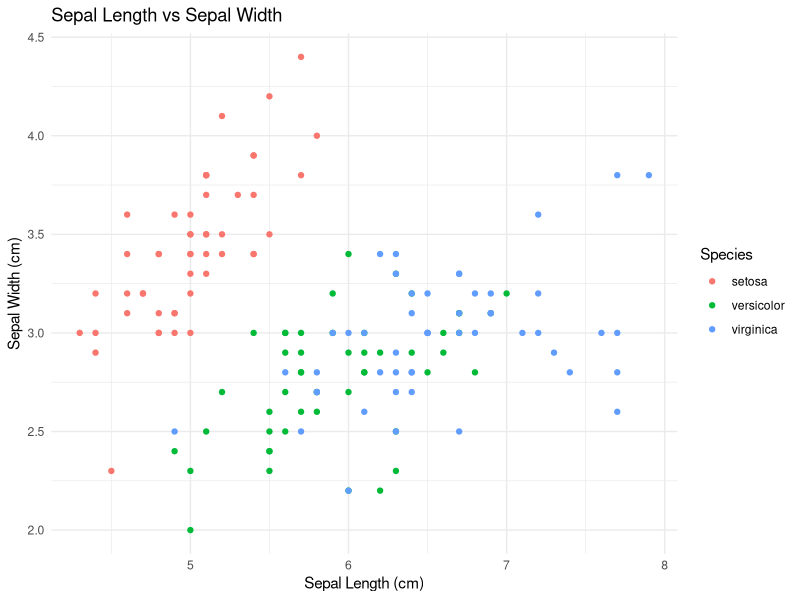
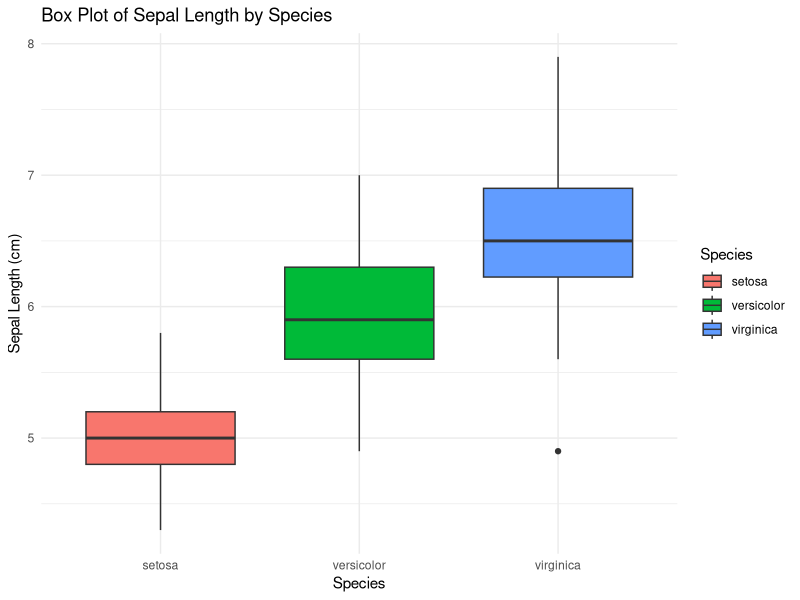
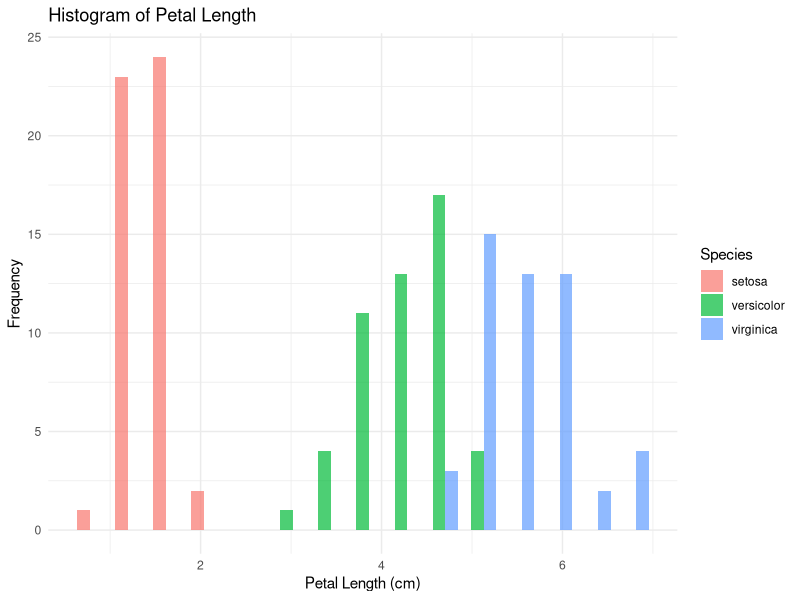
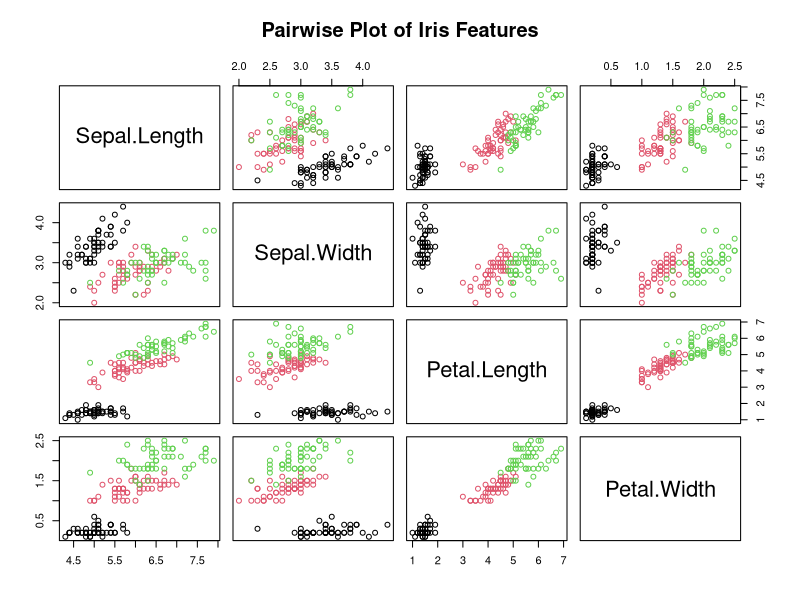
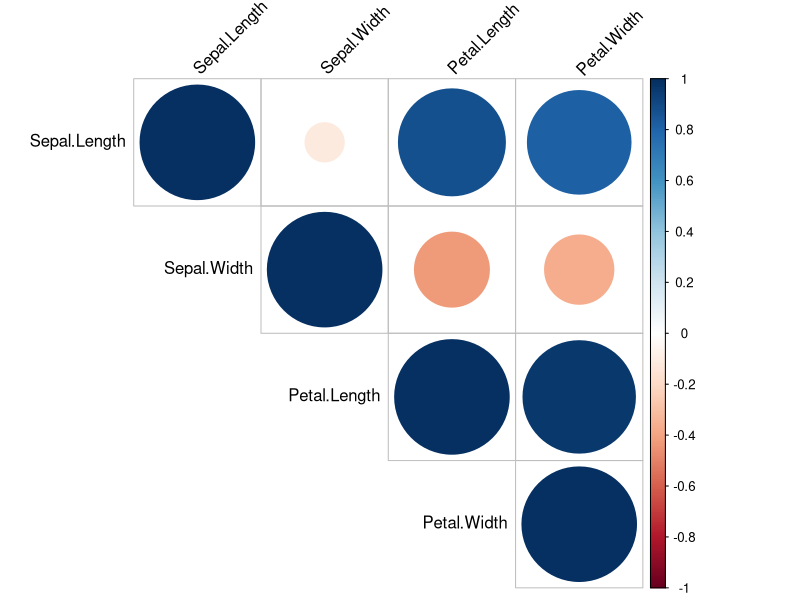
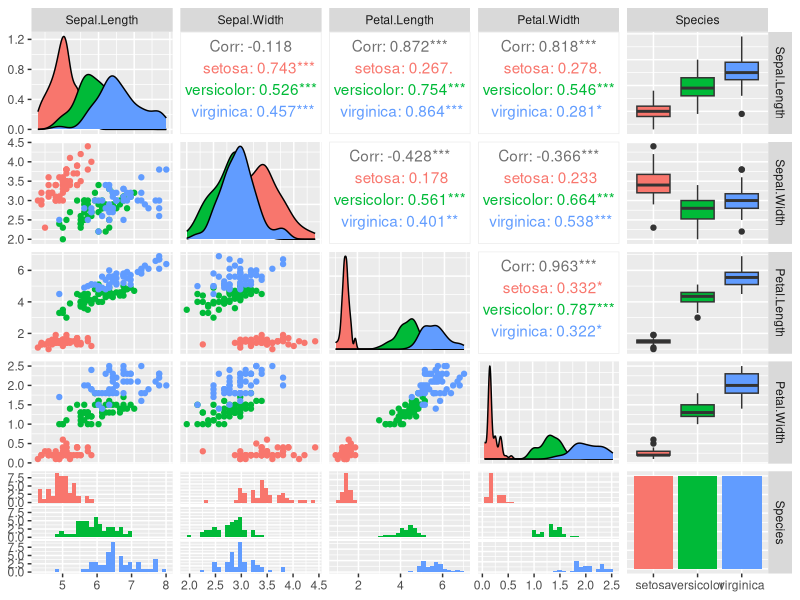

Generate these figures, in order, with R:
# Load necessary libraries
library(ggplot2)  # For advanced visualizations
library(dplyr)    # For data manipulation
library(corrplot) # For correlation matrix heatmap
library(GGally)   # For pairwise plot matrix (optional)

# Load the Iris dataset
data(iris)

# Display the first few rows of the dataset
head(iris)

# Summary statistics of the dataset
summary(iris)

# Check for missing values
sum(is.na(iris))  # Returns 0 if no missing values

# Create a scatter plot to visualize Sepal Length vs Sepal Width
ggplot(iris, aes(x = Sepal.Length, y = Sepal.Width, color = Species)) +
  geom_point() +
  labs(title = "Sepal Length vs Sepal Width", x = "Sepal Length (cm)", y = "Sepal Width (cm)") +
  theme_minimal()

# Create a box plot to compare Sepal Length across different species
ggplot(iris, aes(x = Species, y = Sepal.Length, fill = Species)) +
  geom_boxplot() +
  labs(title = "Box Plot of Sepal Length by Species", x = "Species", y = "Sepal Length (cm)") +
  theme_minimal()

# Create a histogram of Petal Length
ggplot(iris, aes(x = Petal.Length, fill = Species)) +
  geom_histogram(bins = 15, alpha = 0.7, position = "dodge") +
  labs(title = "Histogram of Petal Length", x = "Petal Length (cm)", y = "Frequency") +
  theme_minimal()

# Create a pairwise plot (pairs plot) to show relationships between all features
pairs(iris[1:4], col = iris$Species, main = "Pairwise Plot of Iris Features")

# Create a correlation matrix heatmap to show correlations between features
cor_matrix <- cor(iris[1:4])  # Compute correlations between numerical columns
corrplot(cor_matrix, method = "circle", type = "upper", tl.col = "black", tl.srt = 45)

# Advanced visualization (Optional): Use a pairwise scatter plot matrix
ggpairs(iris, aes(color = Species))  # Requires 'GGally' package


